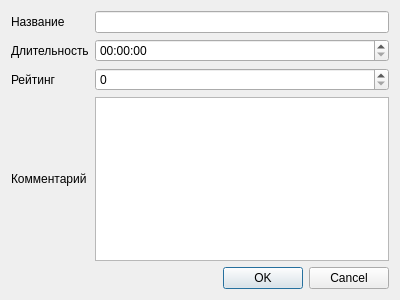
<?xml version="1.0" encoding="UTF-8"?>
<ui version="4.0">
 <class>TrackDialog</class>
 <widget class="QDialog" name="TrackDialog">
  <property name="geometry">
   <rect>
    <x>0</x>
    <y>0</y>
    <width>400</width>
    <height>300</height>
   </rect>
  </property>
  <property name="windowTitle">
   <string>Dialog</string>
  </property>
  <layout class="QGridLayout" name="gridLayout">
   <item row="0" column="0">
    <widget class="QLabel" name="label">
     <property name="text">
      <string>Название</string>
     </property>
    </widget>
   </item>
   <item row="0" column="1">
    <widget class="QLineEdit" name="lineEdit"/>
   </item>
   <item row="1" column="0">
    <widget class="QLabel" name="label_2">
     <property name="text">
      <string>Длительность</string>
     </property>
    </widget>
   </item>
   <item row="1" column="1">
    <widget class="QTimeEdit" name="timeEdit"/>
   </item>
   <item row="2" column="0">
    <widget class="QLabel" name="label_3">
     <property name="text">
      <string>Рейтинг</string>
     </property>
    </widget>
   </item>
   <item row="2" column="1">
    <widget class="QSpinBox" name="spinBox">
     <property name="maximum">
      <number>5</number>
     </property>
    </widget>
   </item>
   <item row="3" column="0">
    <widget class="QLabel" name="label_4">
     <property name="text">
      <string>Комментарий</string>
     </property>
    </widget>
   </item>
   <item row="3" column="1">
    <widget class="QPlainTextEdit" name="plainTextEdit"/>
   </item>
   <item row="4" column="0" colspan="2">
    <widget class="QDialogButtonBox" name="buttonBox">
     <property name="orientation">
      <enum>Qt::Horizontal</enum>
     </property>
     <property name="standardButtons">
      <set>QDialogButtonBox::Cancel|QDialogButtonBox::Ok</set>
     </property>
    </widget>
   </item>
  </layout>
 </widget>
 <resources/>
 <connections>
  <connection>
   <sender>buttonBox</sender>
   <signal>accepted()</signal>
   <receiver>TrackDialog</receiver>
   <slot>accept()</slot>
   <hints>
    <hint type="sourcelabel">
     <x>248</x>
     <y>254</y>
    </hint>
    <hint type="destinationlabel">
     <x>157</x>
     <y>274</y>
    </hint>
   </hints>
  </connection>
  <connection>
   <sender>buttonBox</sender>
   <signal>rejected()</signal>
   <receiver>TrackDialog</receiver>
   <slot>reject()</slot>
   <hints>
    <hint type="sourcelabel">
     <x>316</x>
     <y>260</y>
    </hint>
    <hint type="destinationlabel">
     <x>286</x>
     <y>274</y>
    </hint>
   </hints>
  </connection>
 </connections>
</ui>
